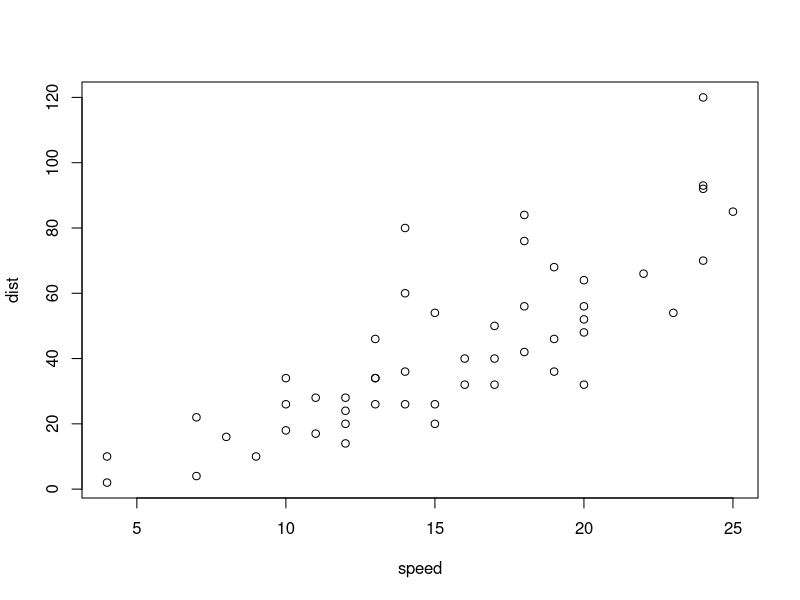
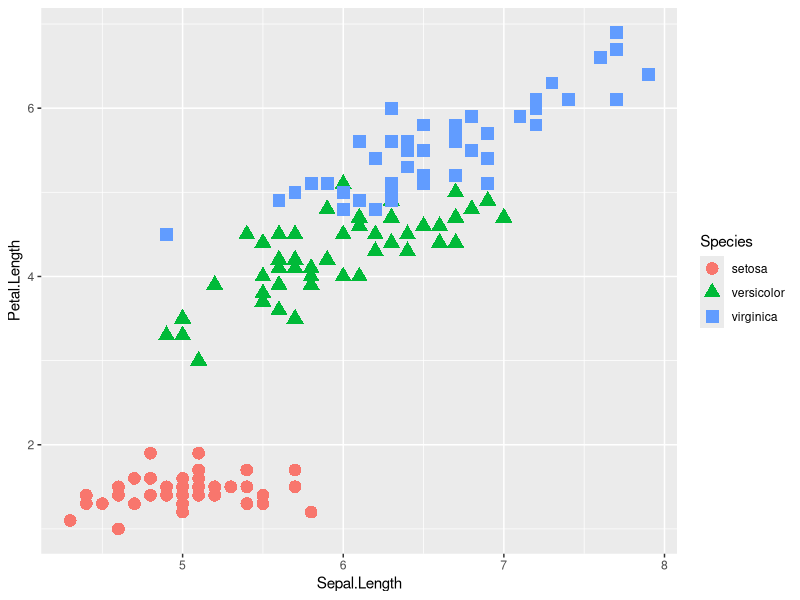

Recreate these plots in R, in order.
## ---- chunk 1
summary(cars)
## ---- chunk 2
plot(cars)
## ---- chunk 3
library(ggplot2)
library(dplyr)
iris %>% ggplot(aes(x = Sepal.Length, y = Petal.Length, shape=Species,col=Species))+geom_point(size=4)

